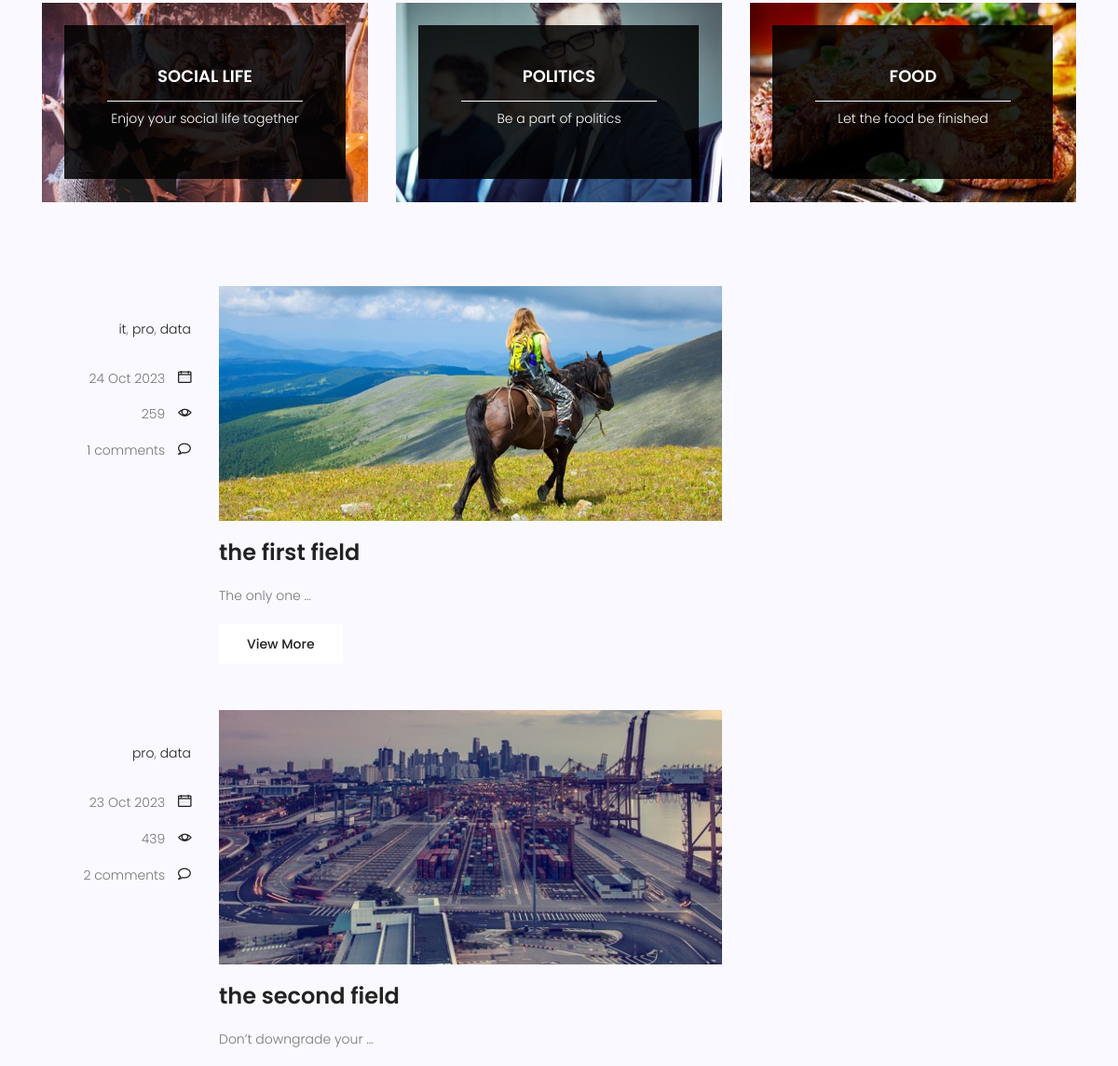
Page /blog/ (middle part) on the earlier database version.
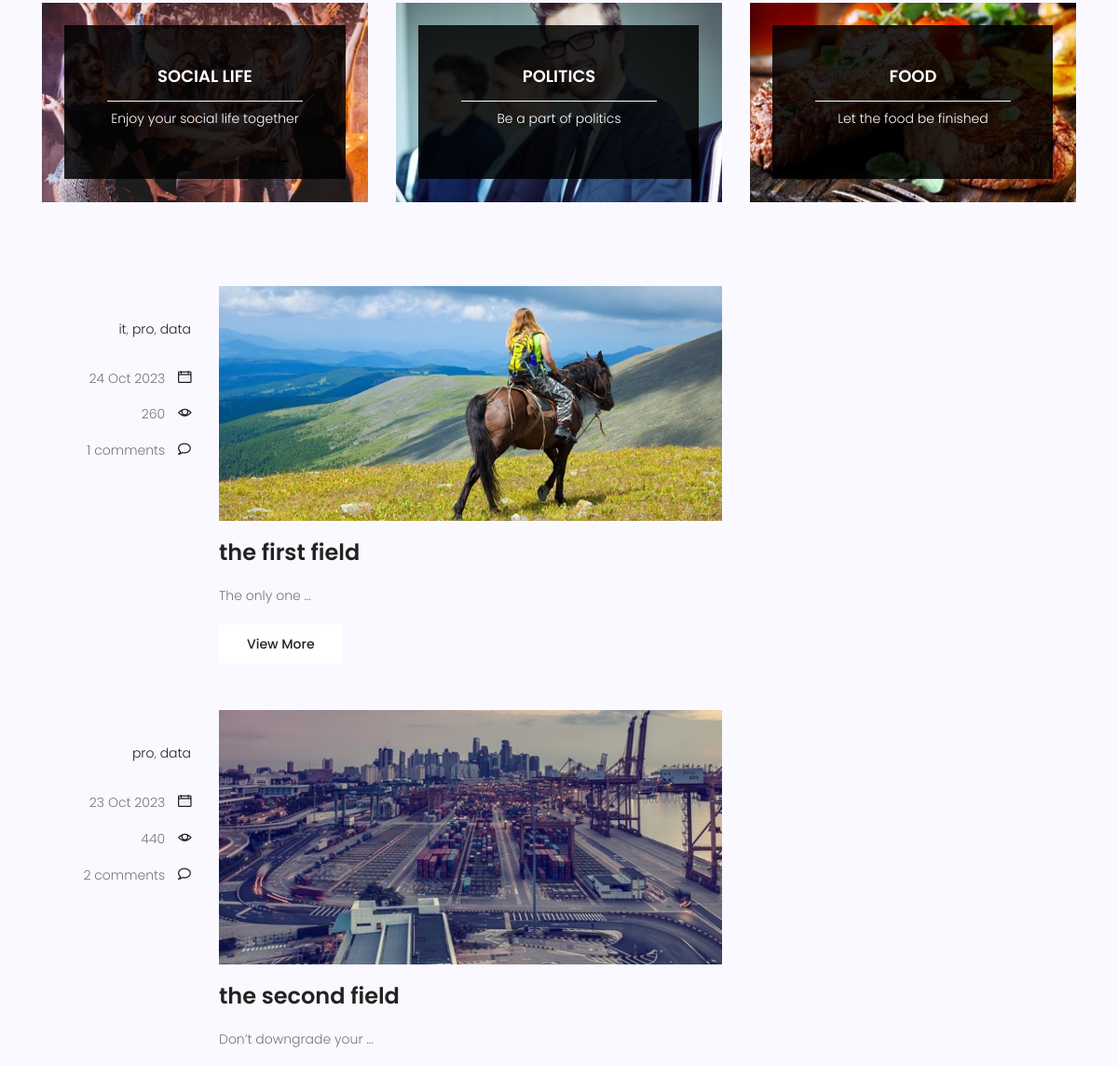
Same page on the later database version.
### blog/models.py (models this page shows, shortened)
class post (models.Model):
    title= models.CharField(max_length=255)
    author=models.ForeignKey(User,on_delete=models.SET_NULL,null=True)
    content= models.TextField()
    tags = TaggableManager()
    image=models.ImageField(upload_to='blog/')
    category=models.ManyToManyField(category)
    counted_views = models.IntegerField(default=0)
    status=models.BooleanField(default=False)
    login_require=models.BooleanField(default=False)
    created_date=models.DateTimeField(auto_now_add=True)
    updated_date=models.DateTimeField(auto_now=True)
    published_date=models.DateTimeField( null=True)
    class Meta:
        ordering=['created_date']

### blog/views.py (the view)
# urls.py: path('', blog_view, name='index'),
def blog_view(request,**kwargs):
    posts= post.objects.filter(published_date__lte=timezone.now(),status=1)
    if kwargs.get('cat_name')!= None :
        posts= posts.filter(category__name=kwargs['cat_name'])
    if kwargs.get ('author_username')!= None :
        posts= posts.filter(author__username=kwargs['author_username'])
    if  kwargs.get ('tag_name')!= None :
        posts= posts.filter(tags__name__in=[kwargs['tag_name']])
    posts= Paginator(posts,3)
    try:
       page_number=request.GET.get('page')
       posts= posts.get_page(page_number)
    except PageNotAnInteger:
       posts = posts.get_page(1)
    except EmptyPage:
       posts = posts.get_page(1)
    context={'posts':posts , 'page_number':page_number }
    return render (request,'blog/blog-home.html',context)

### blog/models.py (called while the page is built)
    def __str__(self):
          return self.name

### blog/templatetags/blog_tags.py (called while the page is built)
@register.simple_tag(name='comments_count')
def function(pid):
    posts=post.objects.get(pk=pid)
    return Comment.objects.filter (post=posts.id,approved=True).count()

@register.inclusion_tag('blog/blog-popular-post.html')
def latesposts():
    posts=post.objects.filter(status=1).order_by('published_date')
    return {'posts' : posts}

@register.inclusion_tag('blog/blog-post-category.html')
def postcategories():
    posts=post.objects.filter(status=1)
    categories=category.objects.all()
    cat_dict={}
    for name in categories:
        cat_dict[name]=posts.filter(category=name).count()
    return {'categories': cat_dict }

### templates/blog/blog-home.html (shortened to what this page needs)
{% extends 'base.html' %}
{% load static %}
{% load blog_tags%}
{% block content %}
			<section class="top-category-widget-area pt-90 pb-90 ">
				<div class="container">
					<div class="row">
						<div class="col-lg-4">
							<div class="single-cat-widget">
								<div class="content relative">
									<div class="overlay overlay-bg"></div>
								    <a href="#" target="_blank">
								      <div class="thumb">
								  		 <img class="content-image img-fluid d-block mx-auto" src="{% static 'img/blog/cat-widget1.jpg' %}" alt="">
								  	  </div>
								      <div class="content-details">
								        <h4 class="content-title mx-auto text-uppercase">Social life</h4>
								        <span></span>
								        <p>Enjoy your social life together</p>
								      </div>
								    </a>
								</div>
							</div>
						</div>
						<div class="col-lg-4">
							<div class="single-cat-widget">
								<div class="content relative">
									<div class="overlay overlay-bg"></div>
								    <a href="#" target="_blank">
								      <div class="thumb">
								  		 <img class="content-image img-fluid d-block mx-auto" src="{% static 'img/blog/cat-widget2.jpg' %}" alt="">
								  	  </div>
								      <div class="content-details">
								        <h4 class="content-title mx-auto text-uppercase">Politics</h4>
								        <span></span>
								        <p>Be a part of politics</p>
								      </div>
								    </a>
								</div>
							</div>
						</div>
						<div class="col-lg-4">
							<div class="single-cat-widget">
								<div class="content relative">
									<div class="overlay overlay-bg"></div>
								    <a href="#" target="_blank">
								      <div class="thumb">
								  		 <img class="content-image img-fluid d-block mx-auto" src="{% static 'img/blog/cat-widget3.jpg' %}" alt="">
								  	  </div>
								      <div class="content-details">
								        <h4 class="content-title mx-auto text-uppercase">Food</h4>
								        <span></span>
								        <p>Let the food be finished</p>
								      </div>
								    </a>
								</div>
							</div>
						</div>
					</div>
				</div>
			</section>
			<section class="post-content-area">
				<div class="container">
					<div class="row">
						<div class="col-lg-8 posts-list">
						{%for post in posts %}
							<div class="single-post row">
								<div class="col-lg-3  col-md-3 meta-details">
									<ul class="tags">
									{%for cat in post.category.all %}
										<li><a href="{% url 'blog:category' cat_name=cat.name %}">{{cat.name}}</a> </li>{% if not forloop.last %},{% endif %}
										{%endfor%}
									</ul>
									<div class="user-details row">
										<p class="date col-lg-12 col-md-12 col-6"><a href="#">{{post.published_date|date:"d M Y"}}</a> <span class="lnr lnr-calendar-full"></span></p>
										<p class="view col-lg-12 col-md-12 col-6"><a href="#">{{post.counted_views}}</a> <span class="lnr lnr-eye"></span></p>
										<p class="comments col-lg-12 col-md-12 col-6"><a href="#">{% comments_count post.id %} comments</a> <span class="lnr lnr-bubble"></span></p>
									</div>
								</div>
								<div class="col-lg-9 col-md-9 ">
									<div class="feature-img">
										<img class="img-fluid" src="{{post.image.url}}" alt="">
					 				</div>
									<a class="posts-title" href="{% url 'blog:single' pid=post.id %}"><h3>{{post.title}}</h3></a>
									<p class="excert">
										{{post.content|truncatewords:3}}
									</p>
									<a href="{% url 'blog:single' pid=post.id %}" class="primary-btn">View More</a>
								</div>
							</div>
							{% endfor %}
								</div>
							</div>
						</div>
			</section>
{% endblock %}

Differences in the rows shown:
changed post "the first field": counted_views "259" → "260"
changed post "the second field": counted_views "439" → "440"
